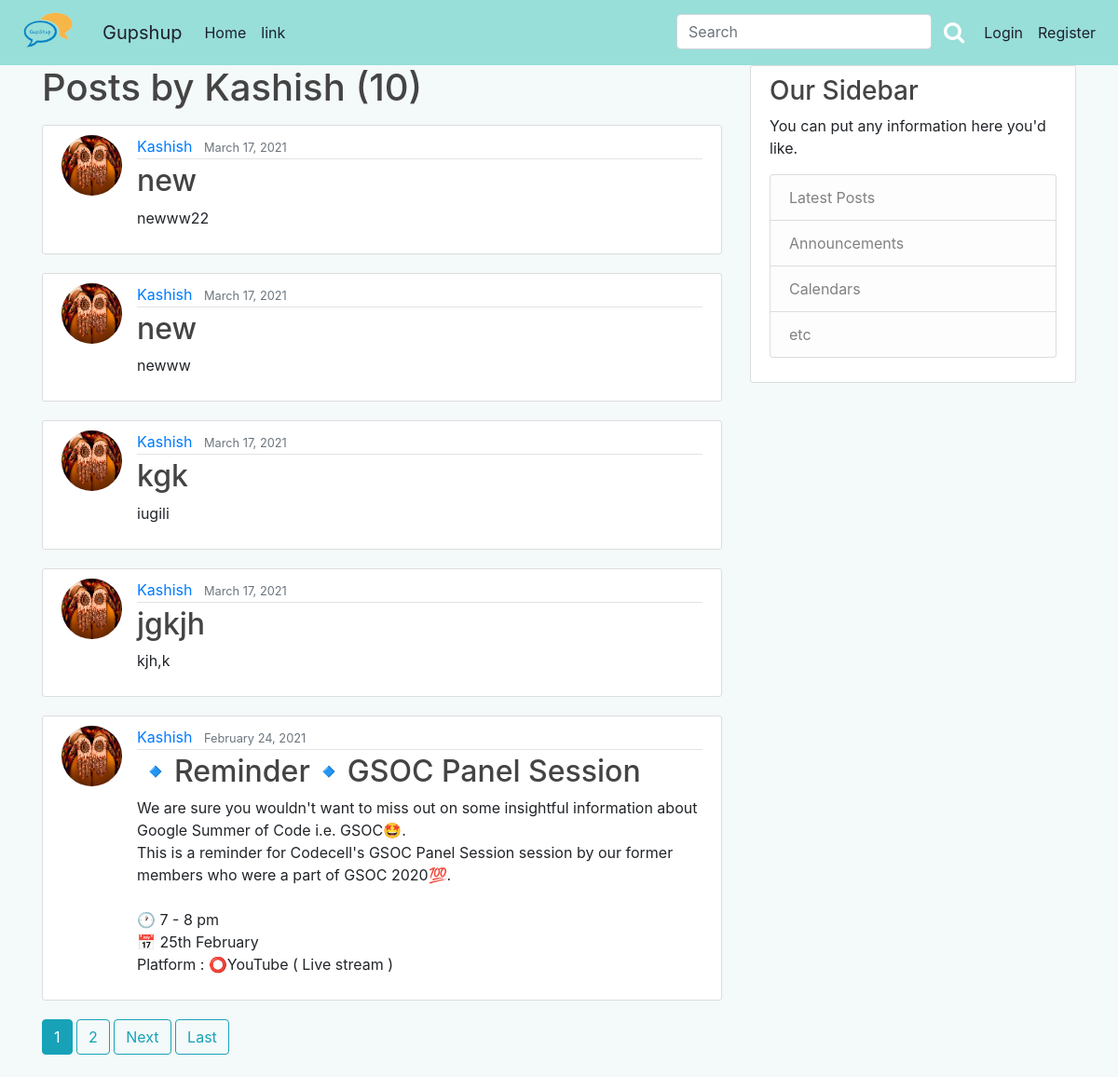
The app's page /user/Kashish, older data.
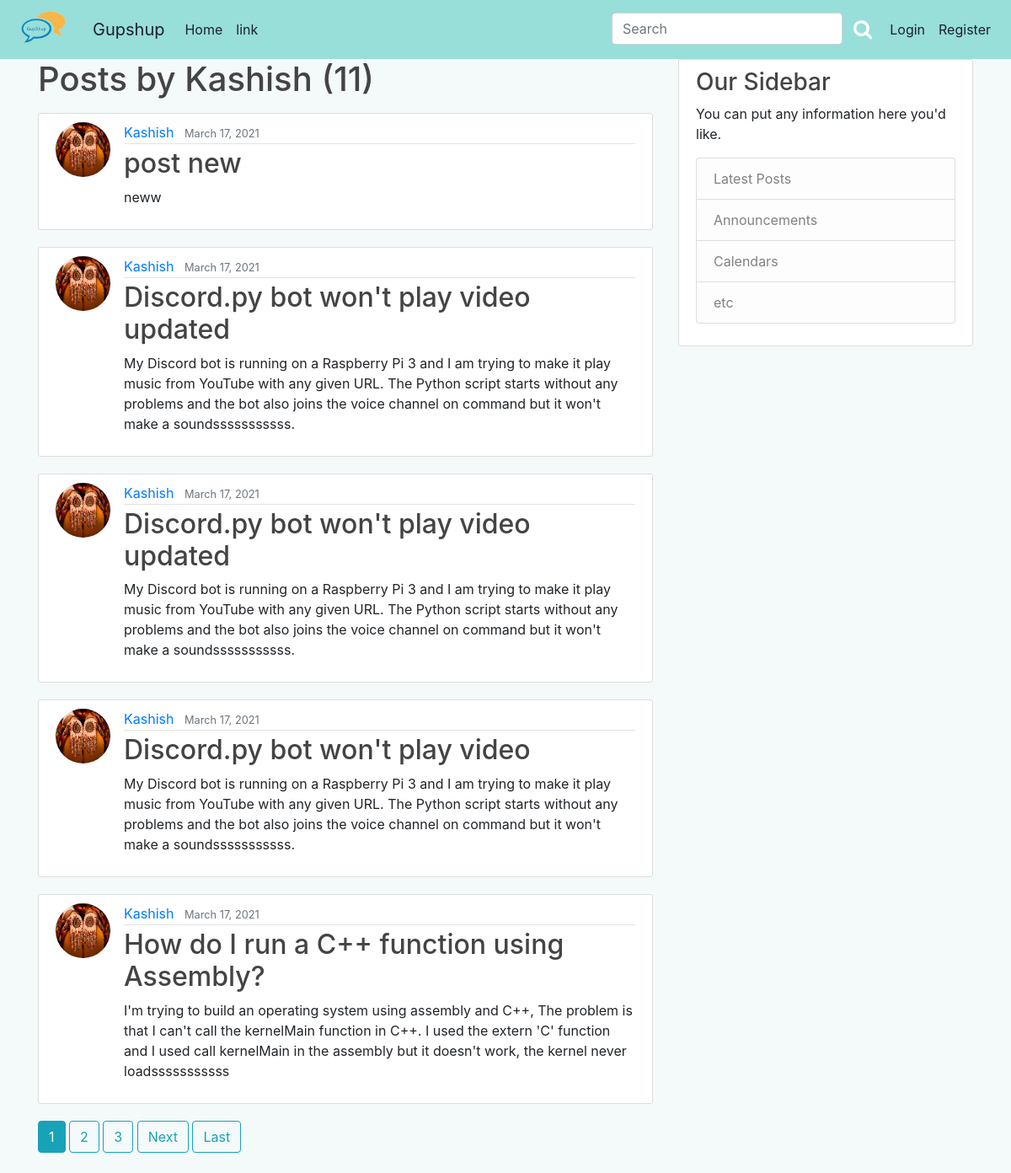
The same page, newer data.
### blog/models.py (models this page shows, shortened)
class Post(models.Model):
	title = models.CharField(max_length=100)
	content = models.TextField()
	date_posted = models.DateTimeField(default=timezone.now)
	author = models.ForeignKey(User, on_delete=models.CASCADE)
	category = models.CharField(
        max_length = 20,
        choices = Category_choices,
        default = 'Miscellenous'
        )
	likes = models.ManyToManyField(User, related_name = 'post_like')

### users/models.py (models this page shows, shortened)
class Profile(models.Model):
	user = models.OneToOneField(User, on_delete=models.CASCADE)
	image = models.ImageField(default='default.jpg',upload_to='profile_pics')

### blog/views.py (the view)
# urls.py: path('user/<str:username>', UserPostListView.as_view(), name='user-posts'),
class UserPostListView(ListView):
	model = Post
	template_name = 'blog/user_posts.html'
	context_object_name = 'posts'
	paginate_by = 5
	def get_queryset(self):
		user = get_object_or_404(User, username=self.kwargs.get('username'))
		return Post.objects.filter(author=user).order_by('-date_posted')

### blog/templates/blog/user_posts.html (shortened to what this page needs)
{% extends "blog/base.html" %}
{% block content %}
	<h1 class="mb-3">Posts by {{ view.kwargs.username }} ({{ page_obj.paginator.count }})</h1>
	{% for post in posts%}
		<article class="media content-section">
			<img class="rounded-circle article-img "src = {{post.author.profile.image.url}}>
		    <div class="media-body">
			    <div class="article-metadata">
			      <a class="mr-2" href="{% url 'user-posts' post.author.username %}">{{ post.author }}</a>
			      <small class="text-muted">{{ post.date_posted|date:"F d, Y" }}</small>
			    </div>
			    <h2><a class="article-title" href="{% url 'post-detail' post.id %}">{{ post.title }}</a></h2>
			    <p class="article-content">{{ post.content }}</p>
			</div>
		</article>
	{%endfor%}
	{% if is_paginated%}
		{% for num in page_obj.paginator.page_range %}
			{% if page_obj.number == num %}
				<a class="btn btn-info mb-4" href="?page={{ num }}">{{ num }}</a>
			{% elif num > page_obj.number|add:'-3' and num < page_obj.number|add:'3'%}
				<a class="btn btn-outline-info mb-4" href="?page={{ num }}">{{ num }}</a>
			{% endif %}
		{% endfor %}
		{% if page_obj.has_next %}
			<a class="btn btn-outline-info mb-4" href="?page={{ page_obj.next_page_number }}">Next</a>
			<a class="btn btn-outline-info mb-4" href="?page={{ page_obj.paginator.num_pages }}">Last</a>
		{% endif %}
	{% endif %}
{% endblock content %}

Row changes from the older to the newer data that the page shows:
removed Post: author.profile.image (picture), author "Kashish", date_posted "March 17, 2021", title "new", content "newww22"
removed Post: author.profile.image (picture), author "Kashish", date_posted "March 17, 2021", title "new", content "newww"
removed Post: author.profile.image (picture), author "Kashish", date_posted "March 17, 2021", title "kgk", content "iugili"
removed Post: author.profile.image (picture), author "Kashish", date_posted "March 17, 2021", title "jgkjh", content "kjh,k"
no longer on this page (row unchanged): Post: author.profile.image (picture), author "Kashish", date_posted "February 24, 2021", title "🔹Reminder🔹GSOC Panel Session", content "We are sure you wouldn't want to miss out on some insightful information about Google Summer of Code i.e. GSOC🤩. This is a reminder for Codecell's GSOC Panel Session session by our former members who were a part of GSOC 2020💯. 🕐 7 - 8 pm 📅 25th February Platform : ⭕YouTube ( Live stream )"
added Post: author.profile.image (picture), author "Kashish", date_posted "March 17, 2021", title "post new", content "neww"
added Post: author.profile.image (picture), author "Kashish", date_posted "March 17, 2021", title "Discord.py bot won't play video updated", content "My Discord bot is running on a Raspberry Pi 3 and I am trying to make it play music from YouTube with any given URL. The Python script starts without any problems and the bot also joins the voice channel on command but it won't make a soundsssssssssss."
added Post: author.profile.image (picture), author "Kashish", date_posted "March 17, 2021", title "Discord.py bot won't play video updated", content "My Discord bot is running on a Raspberry Pi 3 and I am trying to make it play music from YouTube with any given URL. The Python script starts without any problems and the bot also joins the voice channel on command but it won't make a soundsssssssssss."
added Post: author.profile.image (picture), author "Kashish", date_posted "March 17, 2021", title "Discord.py bot won't play video", content "My Discord bot is running on a Raspberry Pi 3 and I am trying to make it play music from YouTube with any given URL. The Python script starts without any problems and the bot also joins the voice channel on command but it won't make a soundsssssssssss."
added Post: author.profile.image (picture), author "Kashish", date_posted "March 17, 2021", title "How do I run a C++ function using Assembly?", content "I'm trying to build an operating system using assembly and C++, The problem is that I can't call the kernelMain function in C++. I used the extern 'C' function and I used call kernelMain in the assembly but it doesn't work, the kernel never loadsssssssssss"
Text that changed along with them:
{{ page_obj.paginator.count }}: "10" → "11"
new list line: "3"
